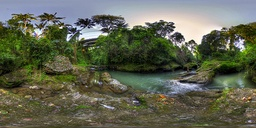
#> input picture Produccion/Francisco Ramirez/SalvadorDali - Serial/panoramica.jpg, 256 x 128 px, shrunk from 800 x 400 before the run
$ python Panoramica.py   (Python 2 division)   (older library calls are emulated)
#> lines starting #> are read from the running program, lines starting #| are printed output that depends on the picture


import Image
from numpy import *
from scipy.ndimage import geometric_transform
from scipy.misc import imsave
import time

def polar_warp(im,sz,r):
	#""" Warp an image to a square polar version. """

	h,w = im.shape[:2]

	def polar_2_rect(xy):
		#""" Convert polar coordinates to coordinates in
		#	the original image for geometric_transform. """

		x,y = float(xy[1]),float(xy[0])
		theta = 0.5*arctan2(x-sz/2,y-sz/2)
		R = sqrt( (x-sz/2)*(x-sz/2) + (y-sz/2)*(y-sz/2) ) - r

		return (2*h*R/(sz-2*r),w/2+theta*w/pi+pi/2)

	# if color image, warp each channel, otherwise there's just one
	if len(im.shape)==3:
		warped = zeros((sz,sz,3))
		for i in range(3):
			warped[:,:,i] = geometric_transform(im[:,:,i],polar_2_rect,output_shape=(sz,sz),mode='nearest')
	else:
		warped = geometric_transform(im,polar_2_rect,output_shape=(sz,sz),mode='nearest')

	return warped


if __name__ == "__main__":

	# load image from http://www.filipecalegario.com/comppho/3assignment/
    starting_point=time.time()
    im = array(Image.open('panoramica.jpg'))
#> im is the input picture: shape (128, 256, 3); mean R, G, B 96.6, 100.6, 81.9
    h,w = im.shape[:2]
#> h = 128; w = 256
    # flip vertical to make math easier for warp
    im = flipud(im)
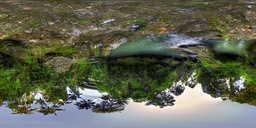
#> im: shape (128, 256, 3); mean R, G, B 96.6, 100.6, 81.9
    # warp image
    wim = uint8(polar_warp(im,h,5))
#> after the loop in polar_warp, `for i in range(3):`:
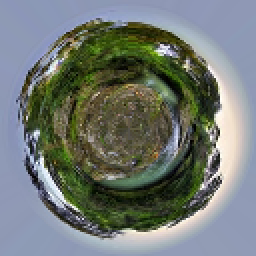
#> warped: shape (128, 128, 3) float64 (shown 2 times larger); mean R, G, B 113.5, 120.6, 115.7

    h,w = wim.shape[:2]
    # flip vertical to make math easier for warp
    wim = flipud(wim)
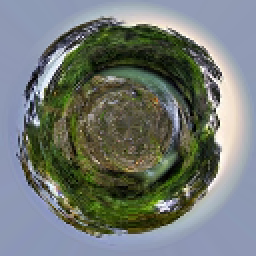
#> wim: shape (128, 128, 3) (shown 2 times larger); mean R, G, B 113.5, 120.6, 115.7
    # warp image
    new = uint8(polar_warp(wim,h,5))
#> call 2 of polar_warp, with sz = 128, r = 5
#> after the loop in polar_warp (call 2), `for i in range(3):`:
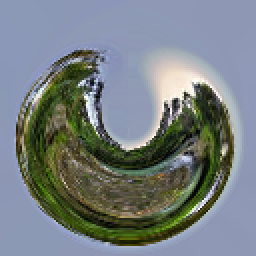
#> warped: shape (128, 128, 3) float64 (shown 2 times larger); mean R, G, B 119.1, 127.2, 129.7

    # save
    imsave('SalvadorDali.png',new)

    elapsed_time=time.time()-starting_point
    print ""
    print "Serial Time [seconds]: " + str(elapsed_time)
